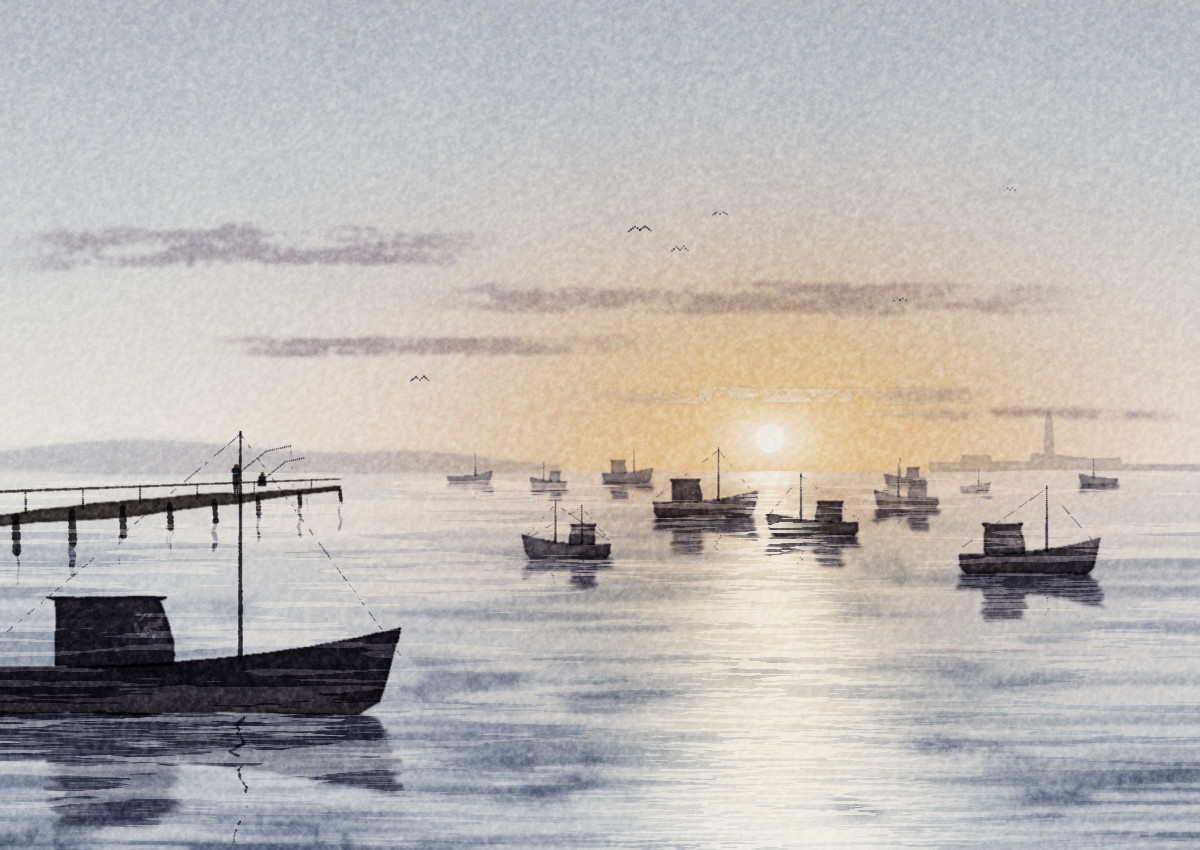

Reproduce this figure in Python.
"""渔港清晨：太阳刚离开海面，一整条光路铺到脚下；渔船全是逆光剪影，桅杆是细线。
第一遍：天（金→粉→冷灰）/ 远岸一条淡 / 水（天的镜子，两边暗、中间光路）。缩小看。
第二遍：远到近的船（越远越淡越冷、越近越深越实），左边一道木栈桥。
第三遍：倒影（每条船以自己的水线为轴）、光路里的碎金。
最后：桅杆、索具、几只鸟。
从 skill 根目录跑：python scenes/harbor.py [seed] [values]
"""
import sys, os, math, random, time
import numpy as np
from PIL import Image, ImageDraw
HERE = os.path.dirname(os.path.abspath(__file__))
SKILL_DIR = os.path.dirname(HERE)
sys.path.insert(0, SKILL_DIR)
import watercolor_lib as wc

wc.set_size(1200, 850)
W, H = wc.W, wc.H
t0 = time.time()
SEED = int(sys.argv[1]) if len(sys.argv) > 1 else 4
STAGE = sys.argv[2] if len(sys.argv) > 2 else "full"
wc.set_seed(SEED)
P = wc.Paper()
yy, xx = np.mgrid[:H, :W]
yf, xf = yy.astype(np.float32), xx.astype(np.float32)
S = wc.smoothstep

HZ = 470                      # 地平线
SUN = (770, 438)
GOLD = (222, 170, 96)
PEACH = (224, 168, 140)
ROSE = (196, 150, 150)
COOL = (140, 150, 168)
MIST = (170, 172, 180)
DEEP = (38, 42, 54)
DEEP_WARM = (74, 56, 50)

sea = S(HZ - 0.5, HZ + 1.5, yf)
skym = 1 - sea
sd = np.hypot(xf - SUN[0], (yf - SUN[1]) * 1.6)
sunglow = np.exp(-(sd / 170.0) ** 2)
halo = np.exp(-(sd / 420.0) ** 2)
# 光路：太阳正下方，往近处变宽
pw = 24 + (yf - HZ).clip(0) * 0.42
path = np.exp(-(((xf - SUN[0] - (yf - HZ) * 0.04) / pw) ** 2)) * sea
wetm = np.clip(0.2 + 0.6 * halo, 0, 1).astype(np.float32)

# ================= 第一遍：只有大块 =================
# 天：上冷下暖，太阳附近几乎是纸
top = np.clip(1 - yf / HZ, 0, 1)
# 清晨的天是顺的：一层层平铺的渐变，不是乌云那种团块。只留很轻的一点水痕
P.add((skym * (0.15 + 0.85 * top ** 1.3) * (1 - 0.92 * sunglow)).astype(np.float32), COOL, 0.42, granulate=0.05)
wc.wet(P, (skym * top * (1 - sunglow)).astype(np.float32), COOL, strength=0.1, spread=70)
P.add((skym * halo * (1 - 0.85 * sunglow) * (1 - 0.6 * top)).astype(np.float32), PEACH, 0.4, granulate=0.05)
P.add((skym * np.exp(-(sd / 240.0) ** 2) * (1 - 0.97 * np.exp(-(sd / 55.0) ** 2))).astype(np.float32), GOLD, 0.5)
# 几道横的云：干笔横扫，压着太阳过去，越靠近太阳边越亮
random.seed(SEED + 3)
clouds = np.zeros((H, W), np.float32)
for cy, cx0, cx1, w in [(300, 380, 1120, 14), (345, 180, 700, 9), (395, 560, 1050, 7), (250, -20, 520, 18), (418, 820, 1200, 5)]:
    xs = np.array([cx0, (cx0 + cx1) / 2, cx1], float)
    ys = np.array([cy, cy + random.uniform(-6, 6), cy + random.uniform(-4, 4)])
    yc = np.interp(np.clip(xf[0], cx0, cx1), xs, ys)[None, :]
    wv = w * (0.6 + 0.8 * wc.noise(6, 60, octaves=3))
    inside = (np.abs(yf - yc) < wv) & (xf >= cx0) & (xf <= cx1)
    t = np.clip((xf - cx0) / (cx1 - cx0), 0, 1)
    ends = np.minimum(t, 1 - t)
    clouds = np.maximum(clouds, inside * S(0.0, 0.25, ends))
cl = clouds * S(0.35, 0.5, 0.7 * P.hstreak + 0.3 * P.grain) * skym
wc.wet(P, (cl * (1 - 0.6 * sunglow)).astype(np.float32), (132, 118, 130), strength=0.36, spread=2, granulate=0.2)
P.lift((cl * np.exp(-(sd / 150.0) ** 2) * 0.6).astype(np.float32), 1.0)   # 靠太阳那截被照透
# 远岸：左边一条低低的山，右边一个很远的小镇 + 一根教堂尖（破形），全淡、冷、贴着地平线
hill = []
for x in np.linspace(-20, 560, 40):
    hill.append((x, HZ - 26 * math.exp(-((x - 140) / 180) ** 2) - 12 * math.exp(-((x - 420) / 90) ** 2) - 4))
hill += [(560, HZ + 1), (-20, HZ + 1)]
wc.wash(P, hill, MIST, strength=0.5, var=0.01, layers=12, edge=0.3, wet_map=np.full((H, W), 0.6, np.float32), wet_r=4)
town = [(930, HZ + 1), (930, HZ - 8), (960, HZ - 8), (962, HZ - 14), (990, HZ - 14), (992, HZ - 9), (1030, HZ - 9), (1032, HZ - 16),
        (1044, HZ - 16), (1046, HZ - 50), (1049, HZ - 60), (1052, HZ - 50), (1054, HZ - 16), (1080, HZ - 12), (1120, HZ - 12), (1122, HZ - 6),
        (1200, HZ - 6), (1200, HZ + 1)]
wc.wash(P, town, MIST, strength=0.45, var=0.006, layers=10, edge=0.3)
# 水：天的镜子——上面（远）亮暖，近处冷深；光路留白
near = np.clip((yf - HZ) / (H - HZ), 0, 1)
P.add((sea * (0.2 + 0.8 * near ** 0.8) * (1 - 0.9 * path)).astype(np.float32), COOL, 0.62, granulate=0.2)
P.add((sea * halo * (1 - near) * (1 - 0.8 * path)).astype(np.float32), PEACH, 0.35)
P.add((sea * np.exp(-(((xf - SUN[0]) / 200.0) ** 2)) * (1 - near) * 0.8).astype(np.float32), GOLD, 0.3)       # 光路两边的金
swellb = S(0.42, 0.74, wc.noise(9, 260, octaves=3)) * S(0.0, 0.25, near)                                                              # 水是一道道横的起伏
P.add((wc.blur(sea * swellb, 1.5) * (0.3 + 0.7 * near) * (1 - 0.75 * path)).astype(np.float32), (62, 72, 94), 0.3, granulate=0.2)
# 太阳：一个擦白的圆 + 贴着它的金
sun_m = np.clip(1 - S(13, 16, np.hypot(xf - SUN[0], yf - SUN[1])), 0, 1)
P.lift(sun_m.astype(np.float32), 1.0)

if STAGE == "values":
    img = P.render()
    out = os.path.join(HERE, "harbor_values.png")
    img.save(out)
    img.convert("L").resize((96, 68), Image.LANCZOS).resize((384, 272), Image.NEAREST).save(out.replace(".png", "_thumb.png"))
    print("values", out, round(time.time() - t0, 1)); sys.exit()

# ================= 第二遍：船和栈桥 =================
BOATS = []   # (mask, waterline_y, x_mast_list, mast_tops)


def boat(x, y, L, facing=1, hh=None, dark=1.0, cabin=True, masts=1, tone=(48, 42, 52), lean=0.0):
    """一条渔船的逆光剪影。x=船中，y=水线，L=船长。越远 dark 越小（被晨雾吃掉，偏冷偏浅）。
    船身下沿不收边：直接接进倒影里，中间只留一线水光。"""
    hh = hh or L * 0.15
    xa, xb = x - L / 2, x + L / 2
    bow = xb if facing > 0 else xa
    stern = xa if facing > 0 else xb
    sheer = []
    for u in np.linspace(0, 1, 26):                          # 舷弧：船尾低平，往船头翘起来
        sheer.append((stern + (bow - stern) * u, y - hh * (0.85 + 0.75 * u ** 2.6)))
    hull = sheer + [(bow - facing * L * 0.05, y - hh * 0.2), (bow - facing * L * 0.1, y + 2),
                    (stern + facing * L * 0.05, y + 2), (stern, y - hh * 0.3)]
    col = tuple(int(c * dark + m * (1 - dark)) for c, m in zip(tone, MIST))
    cov = wc.wash(P, hull, col, strength=0.6 + 0.55 * dark, var=0.01, layers=10, edge=0.45, granulate=0.12)
    wc.wet(P, (cov * S(y - hh * 0.9, y, yf)).astype(np.float32), DEEP_WARM, strength=0.25 * dark, spread=2)   # 船身下半截更深一点
    mask = cov.copy()
    if cabin:
        cx = stern + facing * L * 0.18
        cw, ch = L * 0.26, hh * 1.25
        yb_ = y - hh * 0.9
        cab = [(cx, yb_), (cx, yb_ - ch), (cx - facing * cw * 0.08, yb_ - ch - 3), (cx + facing * cw * 1.02, yb_ - ch - 3),
               (cx + facing * cw * 0.95, yb_ - ch), (cx + facing * cw * 1.08, yb_ - ch * 0.35), (cx + facing * cw * 1.08, yb_)]
        c2 = wc.wash(P, cab, col, strength=0.55 + 0.5 * dark, var=0.012, layers=6, edge=0.45)
        mask = np.maximum(mask, c2)
        if dark > 0.55:   # 驾驶室前窗透一点对面的天
            wx = cx + facing * cw * 0.72
            P.lift((wc.poly_mask([(wx, yb_ - ch * 0.45), (wx + facing * cw * 0.26, yb_ - ch * 0.38),
                                  (wx + facing * cw * 0.26, yb_ - ch * 0.78), (wx, yb_ - ch * 0.82)]) * S(0.3, 0.6, P.grain) * 0.4).astype(np.float32), 1.0)
    # 舷上一线亮：逆光，只有靠近光的那几条才有
    im = Image.new("L", (W, H), 0)
    ImageDraw.Draw(im).line([(int(a), int(b)) for a, b in sheer], fill=255, width=2)
    rim = wc.blur(np.asarray(im, np.float32) / 255.0, 0.7) * S(0.3, 0.55, P.grain) * np.clip(1.3 - np.abs(xf - SUN[0]) / 420, 0, 1)
    P.lift((rim * 0.65 * dark).astype(np.float32), 1.0)
    mxs, mts = [], []
    for k in range(masts):
        mx = x + facing * L * (0.12 - 0.3 * k)
        mt = y - hh - L * (0.5 - 0.1 * k) * random.uniform(0.9, 1.1)
        mxs.append(mx); mts.append(mt)
    BOATS.append(dict(mask=mask, y=y, x=x, L=L, facing=facing, hh=hh, dark=dark, col=col, mxs=mxs, mts=mts, bow=bow, stern=stern, lean=lean))


random.seed(SEED + 11)
# 远：一排小的，淡、冷，几乎化进雾里；高低错开，不排队
for x, dy, L, f in [(470, 12, 44, 1), (548, 16, 36, -1), (628, 10, 50, 1), (905, 14, 42, -1), (975, 20, 30, 1), (1098, 13, 38, -1)]:
    boat(x, HZ + dy, L, f, dark=0.28, cabin=random.random() < 0.6)
# 中：光路两边、光路里，前后错开，有一条叠在另一条后面
for x, y, L, f, m, d in [(906, 506, 64, -1, 1, 0.5), (706, 516, 104, 1, 1, 0.75), (812, 534, 92, -1, 1, 0.8),
                         (566, 556, 88, -1, 2, 0.78), (1030, 572, 140, 1, 1, 0.85)]:
    boat(x, y, L, f, dark=d, masts=m)
# 近：左下一条大的，一半出画，最深
boat(190, 712, 420, 1, hh=52, dark=1.0, masts=1, tone=(40, 36, 44))

# 左边的木栈桥：一排桩子往远处退，上面一条桥面；尽头站两个钓鱼的
PV = (560, HZ)                  # 栈桥的消失点
def on_pier(t):                 # t=0 近端（画面左下外），t=1 远端
    x = -60 + (PV[0] - (-60)) * t * 0.62
    return x
deck_near, deck_far = (-60, 520), (340, 486)
pier_top = [deck_near, deck_far, (deck_far[0], deck_far[1] + 4), (deck_near[0], deck_near[1] + 14)]
covP = wc.wash(P, pier_top, (58, 52, 50), strength=0.9, var=0.01, layers=8, edge=0.45)
for k in range(9):
    t = k / 8
    px_ = deck_near[0] + (deck_far[0] - deck_near[0]) * (t ** 0.8)
    py_ = deck_near[1] + (deck_far[1] - deck_near[1]) * (t ** 0.8)
    s_ = 1 - 0.8 * t
    wl = HZ + (py_ - HZ) * 1.9                    # 桩脚进水的地方
    P.add(wc.stroke_mask([(px_, py_ + 4), (px_ + 1, wl)], 6 * s_ + 1.2, 6.5 * s_ + 1.4, taper=False, rough=0.2), (48, 44, 44), 0.9)
    BOATS.append(dict(pile=True, x=px_, y=wl, w=6 * s_ + 1.2, top=py_))
# 栈桥栏杆：一条细线 + 几根竖
P.add(wc.stroke_mask([(deck_near[0], deck_near[1] - 26), (deck_far[0], deck_far[1] - 7)], 2.2, 1.0, taper=False, rough=0.15), (50, 46, 46), 0.8)
for k in range(7):
    t = (k + 0.5) / 7
    px_ = deck_near[0] + (deck_far[0] - deck_near[0]) * t
    py_ = deck_near[1] + (deck_far[1] - deck_near[1]) * t
    P.add(wc.stroke_mask([(px_, py_), (px_, py_ - 26 + 19 * t)], 1.8 - t, 1.6 - t, taper=False), (50, 46, 46), 0.8)
# 两个钓鱼的：一站一坐，鱼竿一根细弧
def fisher(x, y, h, sit=False):
    wc.dab(P, x, y - h * 0.9, h * 0.08, (96, 74, 66), 1.1)
    if sit:
        body = [(x - h * 0.11, y - h * 0.8), (x + h * 0.1, y - h * 0.8), (x + h * 0.14, y - h * 0.45), (x - h * 0.12, y - h * 0.45)]
    else:
        body = [(x - h * 0.1, y - h * 0.82), (x + h * 0.1, y - h * 0.82), (x + h * 0.06, y - h * 0.36), (x - h * 0.06, y - h * 0.36)]
    wc.wash(P, body, (40, 40, 48), strength=1.0, var=0.03, layers=3, edge=0.4)
    if not sit:
        for dx in (-0.03, 0.04):
            P.add(wc.stroke_mask([(x + dx * h, y - h * 0.38), (x + dx * h * 1.3, y)], h * 0.07, h * 0.03, taper=False), (40, 40, 48), 0.95)
    rod = [(x + h * 0.08, y - h * 0.7), (x + h * 0.9, y - h * 1.35), (x + h * 1.6, y - h * 1.5)]
    P.add(wc.stroke_mask(rod, 1.2, 0.6, taper=False, rough=0.05), (50, 50, 56), 0.7)
    P.add(wc.stroke_mask([rod[-1], (rod[-1][0] + 4, HZ + 40)], 0.6, 0.5, taper=False) * S(0.4, 0.6, P.grain), (70, 70, 76), 0.35)

fisher(236, 497, 34)
fisher(262, 497, 26, sit=True)

# ================= 第三遍：倒影和碎金 =================
ripple = wc.noise(2.4, 80, octaves=3, persistence=0.5)
patch = S(0.4, 0.6, wc.noise(40, 220, octaves=2))
brk = S(0.62 - 0.1 * near, 0.65 - 0.1 * near, ripple) * (0.35 + 0.65 * patch)
# 水在动：倒影按位移场取，一横条一横条各自错开，越近越大（竖的桅杆、船身倒下来成锯齿）
dxw = (wc.noise(2.2, 40, octaves=3, persistence=0.55) - 0.5) * 2 * (2 + 18 * near)
dyw = (wc.noise(5, 60, octaves=2) - 0.5) * 2 * (1 + 4 * near)
refl = np.zeros((H, W), np.float32)
for b in BOATS:
    if b.get("pile"):
        pts = [(b["x"] + 1.2 * math.sin(k * 1.7 + b["x"]), b["y"] + k * 5) for k in range(7)]
        m = wc.stroke_mask(pts, b["w"], b["w"] * 0.7, taper=False, rough=0.3) * S(0.3, 0.5, P.vstreak)
        refl = np.maximum(refl, m * 0.7)
        continue
    y0 = b["y"]
    sy_ = np.clip((2 * y0 - yf + dyw).astype(np.int32), 0, H - 1)
    sx_ = np.clip((xx + dxw).astype(np.int32), 0, W - 1)
    fl = b["mask"][sy_, sx_] * (yf > y0 + 1) * np.clip(1 - (yf - y0) / (b["hh"] * 3 + 30), 0, 1)
    fl = wc.blur2(fl.astype(np.float32), 1.5, 1.0)
    refl = np.maximum(refl, fl * (0.45 + 0.55 * b["dark"]))
refl *= (1 - 0.5 * brk) * sea
# 海面不规矩的那一层：反着天光的亮块，噪声长出来，横着压扁、硬边；光路两边多、远处碎
densw = 0.6 * wc.noise(5, 130, octaves=4, persistence=0.55) + 0.4 * wc.noise(28, 280, octaves=2)
thr_s = 0.58 - 0.08 * near
glints = S(thr_s - 0.012, thr_s + 0.012, densw) * sea * (1 - 0.6 * path)
refl *= (1 - 0.7 * glints)
P.lift((glints * (0.3 + 0.2 * (1 - near))).astype(np.float32), 1.0)
P.add((glints * (1 - near) * np.exp(-(((xf - SUN[0]) / 380.0) ** 2))).astype(np.float32), PEACH, 0.2)
wc.wet(P, (sea * (1 - glints) * S(0.6, 0.78, wc.noise(30, 110, octaves=3)) * near).astype(np.float32), (56, 64, 88), strength=0.3, spread=4, bloom=0.6)
P.add(refl.astype(np.float32), (44, 42, 56), 0.95)
P.lift((refl * S(0.5, 0.62, wc.noise(1.2, 40, octaves=2)) * S(0.2, 0.5, refl) * 0.5).astype(np.float32), 1.0)   # 水线那儿一线断续的水光
# 光路里的碎金：横的短亮，靠中线最密，近处大
spark = S(0.62 - 0.14 * path, 0.64 - 0.14 * path, 0.7 * ripple + 0.3 * wc.noise(1.6, 18, octaves=2)) * path
P.lift((spark * 0.95).astype(np.float32), 1.0)
P.add((spark * 0.4 * (1 - near)).astype(np.float32), GOLD, 0.25)
P.lift((path * (1 - near) * 0.35).astype(np.float32), 1.0)                     # 远处光路本身更亮
# 太阳贴着海面那一截：海面上一小片刺眼的亮
P.lift((np.exp(-(((xf - SUN[0]) / 60.0) ** 2 + ((yf - HZ - 6) / 8.0) ** 2)) * sea * 0.8).astype(np.float32), 1.0)

# ================= 最后：桅杆、索具、鸟 =================
for b in BOATS:
    if b.get("pile"):
        continue
    for mx, mt in zip(b["mxs"], b["mts"]):
        base = b["y"] - b["hh"] * 1.0
        w0 = 1.0 + 1.6 * b["dark"] * (b["L"] / 300)
        P.add((wc.stroke_mask([(mx, base), (mx + b["lean"], mt)], w0 + 0.6, w0 * 0.5, taper=False, rough=0.1)).astype(np.float32), b["col"], 0.9)
        if b["dark"] > 0.5:   # 索具：桅顶到船头、船尾两根细线，断续
            for end in (b["bow"], b["stern"]):
                m = wc.stroke_mask([(mx, mt + 2), (end, b["y"] - b["hh"] * 1.1)], 0.9, 0.7, taper=False, rough=0.1)
                P.add((m * S(0.35, 0.55, P.grain)).astype(np.float32), b["col"], 0.55)
        # 桅杆的倒影：扭着的细线
        L_ = (b["y"] - mt) * 0.45
        pts = [(mx + float(dxw[min(H - 1, int(b['y'] + 4 + L_ * k / 14)), int(min(W - 1, max(0, mx)))]), b["y"] + 4 + L_ * k / 14) for k in range(15)]
        rm = wc.stroke_mask(pts, w0 * 0.9, w0 * 0.3, taper=False, rough=0.35) * (1 - 0.8 * brk) * S(0.35, 0.5, P.grain)
        P.add(rm.astype(np.float32), b["col"], 0.5 * b["dark"] + 0.2)
# 鸟：几只海鸥，逆光的剪影，远的更淡更小
random.seed(SEED + 21)
for bx_, by_, s, a in [(640, 230, 11, 0.8), (680, 250, 8, 0.7), (720, 214, 7, 0.6), (900, 300, 6, 0.5), (420, 380, 9, 0.7), (1010, 190, 5, 0.45)]:
    lift = random.uniform(0.2, 0.45)
    P.add(wc.stroke_mask([(bx_ - s, by_ + s * 0.1), (bx_ - s * 0.45, by_ - s * lift), (bx_, by_)], 1.5, 1.1), (54, 54, 64), a)
    P.add(wc.stroke_mask([(bx_, by_), (bx_ + s * 0.45, by_ - s * lift * 1.1), (bx_ + s, by_ + s * 0.05)], 1.5, 1.1), (54, 54, 64), a)

grain = wc.grain_from_profile(os.path.join(SKILL_DIR, "pigment_profile.npy"), seed=SEED)
out = os.path.join(HERE, "harbor.png" if SEED == 4 else f"harbor_{SEED}.png")
P.render(pigment_tex=grain, tex_amount=0.1).save(out)
print("saved", out, round(time.time() - t0, 1), "s")
